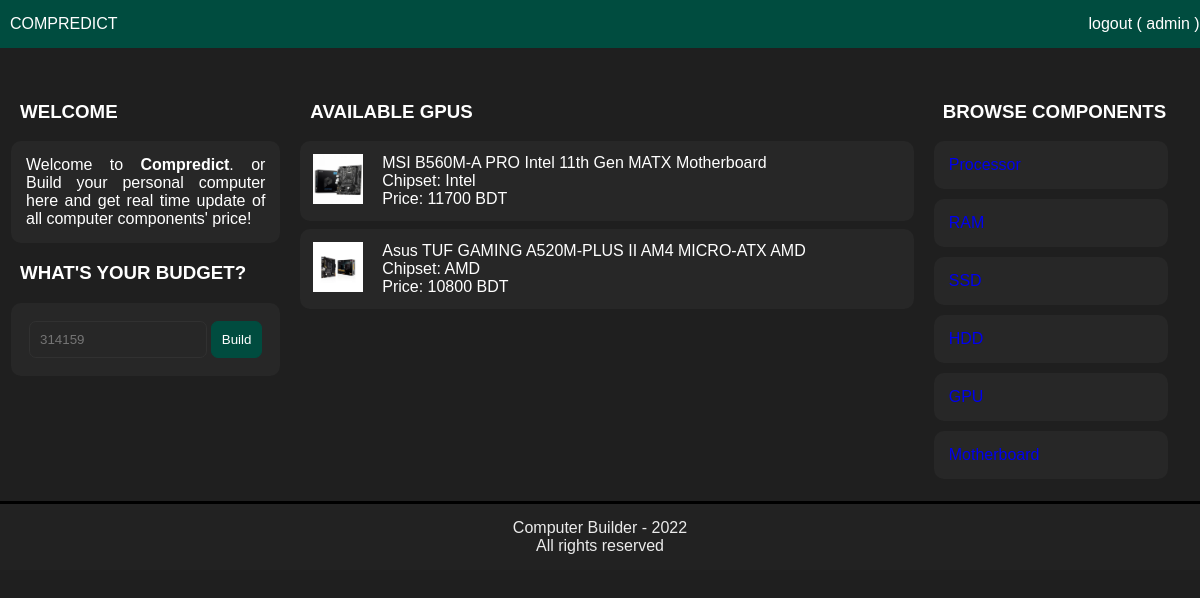
Page /mobo (signed in) on the committed database.
### home/models.py (models this page shows, shortened)
class Mobo(models.Model):
    mID = models.AutoField(primary_key=True)
    mBrand = models.CharField(max_length=260)
    mName = models.CharField(max_length=260)
    isAmdorIntel = models.BooleanField()        # 0 for Intel 1 for AMD
    mPrice = models.IntegerField()
    mThumb = models.ImageField()

### home/views.py (the view)
# urls.py: path('mobo',views.mList, name="mobo"),
def mList(request):
    getBudget(request)
    items = Mobo.objects.all()
    context = {
        'items': items,
    }
    return render(request, 'mlist.html', context)

### home/views.py (called while the page is built)
def getBudget(request):
    if request.method == "POST":
        budget = request.POST.get('user_budget')

### templates/mlist.html
{% extends 'base.html' %}
{% block body %}
<h3>AVAILABLE GPUS</h3>
{% for item in items %}
<div class="item-list">
    <table width="100%">
        <td width="1%">
            <img src="{{ item.mThumb.url }}" height="50px" width="50px"/>
        </td>
        <td width="25%">
            {{ item.mBrand }} {{ item.mName }}<br>
            {% if item.isAmdorIntel == 0 %}
            Chipset: Intel <br>
            {% else %}
            Chipset: AMD <br>
            {% endif %}
            Price: {{item.mPrice}} BDT
        </td>
    </table>
    </div>
{% endfor %}
{% endblock body %}

### templates/base.html (shortened to what this page needs)
<!doctype html>
<html>
<head>
    <link rel="stylesheet" href="static/css/styles.css">
    <link rel="stylesheet" href="https://cdnjs.cloudflare.com/ajax/libs/font-awesome/4.7.0/css/font-awesome.min.css"/>
    <link
  href="http://cdnjs.cloudflare.com/ajax/libs/font-awesome/4.3.0/css/font-awesome.css"
  rel="stylesheet"  type='text/css'>
</head>
<body>
  <div class="header"><a href="/">COMPREDICT</a>
     <span style="float:right;padding-right:5px">
      {% if  user.is_authenticated %}
      <a href="/signout">logout</a> ( {{user}} ))
      {% endif %}
    </span></div>
  <div class="section">
    <div class="col grid_1_of_3">
      <h3>WELCOME</h3>
      <div class="par">
         Welcome to <b>Compredict</b>.
         or Build your personal computer here and get real time update of all
        computer components' price!
      </div>
      <h3>WHAT'S YOUR BUDGET?</h3>
      <div class="par">
        <table width="100%">
          <td width="80%">
            <form action="/mkpc">
          <input type="text" name="user_budget" class="budget_input_field" placeholder="314159"/></td>
          <td width="15%"><button type="submit" class="budget_submit">Build</button>
          </td>
        </table>
      </div>
    </div>
<div class="col grid_2_of_3">
{% block body %}
{% endblock body %}
</div>
<div class="col grid_3_of_3">
  <h3>BROWSE COMPONENTS</h3>
  <a href="/processors"><div class="cats">Processor</div>  </a>
  <a href="/ram"><div class="cats">RAM</div>  </a>
  <a href="/ssd"><div class="cats">SSD</div>  </a>
  <a href="/hdd"><div class="cats">HDD</div>  </a>
  <a href="/gpu"><div class="cats">GPU</div>
  <a href="/mobo"><div class="cats">Motherboard</div>  </a>
</div>
</div>
  <div class="footer">
  Computer Builder - 2022 <br>
  All rights reserved
  </div>
</body>
</html>

### static/css/styles.css (style rules this page uses)
body { font-family: 'Product Sans', sans-serif! important; background: rgb(31, 31, 31); color: rgb(255, 255, 255); margin: 70px 0px 0px 0px; padding: 0px; }
.header { background: rgb(0, 76, 63); color: white; padding: 15px 10px 15px 10px; position: fixed; top: 0; left: 0; width: 100%; }
h3 { margin-left: 10px; }
a { color: #6970D; text-decoration: none! important; }
.header a { color: #fff! important; text-decoration: none! important; }
.par { background-color: rgb(39, 39, 39); margin: 0px 1px 10px 1px; border: 0px solid transparent; border-radius: 10px; padding: 15px; text-align: justify; clear: both; }
.cats { background-color: rgb(39, 39, 39); margin: 0px 1px 10px 1px; border: 0px solid transparent; border-radius: 10px; padding: 15px; text-align: justify; clear: both; }
.budget_input_field { border: 1px solid rgb(49, 49, 49); padding: 10px; color: rgb(255, 255, 255); border-radius: 7px; background-color: rgb(39, 39, 39); margin: 0px; width: 88%; }
.budget_submit { border: 1px solid rgb(0, 76, 63); padding: 10px; border-radius: 7px; color: rgb(255, 255, 255); background-color: rgb(0, 76, 63); margin: 0px; }
.section { clear: both; margin: 0px 10px 0px 10px; padding: 0px; }
.col { display: block; float:left; margin: 1% 0 1% 1.6%; }
.col:first-child { margin-left: 0 !important; }
.grid_1_of_3 { width: 23% }
.grid_2_of_3 { width: 52% }
.grid_3_of_3 { width: 20% }
.footer { clear: both; background-color: rgb(34, 34, 34); color: rgb(235, 235, 235); padding: 15px; border-top: 3px solid black; text-align: center; }
.item-list { background-color:rgb(39, 39, 39); padding:10px; border-radius: 10px; margin: 8px 0px; }

### rows in the picture
Mobo: mThumb (picture), mBrand "MSI", mName "B560M-A PRO Intel 11th Gen MATX Motherboard", isAmdorIntel "Chipset: Intel", mPrice "11700"
Mobo: mThumb (picture), mBrand "Asus", mName "TUF GAMING A520M-PLUS II AM4 MICRO-ATX AMD", isAmdorIntel "Chipset: AMD", mPrice "10800"

### other values in the picture
{{ user }} "admin"
